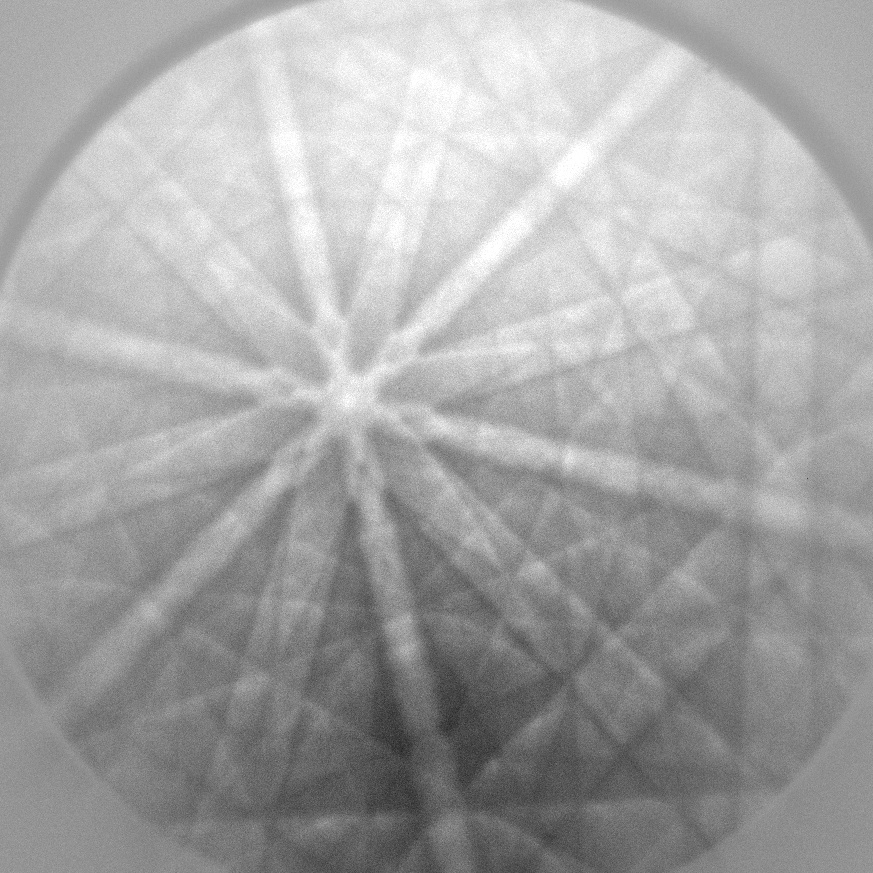
#> input picture thesis/img/INITIAL_x0y0.png, 873 x 873 px
$ python surface3d_demo.py
#> lines starting #> are read from the running program, lines starting #| are printed output that depends on the picture
'''
======================
3D surface (color map)
======================

Demonstrates plotting a 3D surface colored with the coolwarm color map.
The surface is made opaque by using antialiased=False.

Also demonstrates using the LinearLocator and custom formatting for the
z axis tick labels.
'''

from mpl_toolkits.mplot3d import Axes3D
import matplotlib.pyplot as plt
from matplotlib import cm
from matplotlib.ticker import LinearLocator, FormatStrFormatter
import numpy as np
from pylab import *
from PIL import Image
from matplotlib.patches import Rectangle, Ellipse
from matplotlib.collections import PatchCollection
from scipy.signal import correlate

img = asarray(Image.open("INITIAL_x0y0.png").convert('L'))
print(img.shape)
#| (873, 873)
i=350
j=170
s=50
area = [Rectangle( (j-s, i-s), 2*s, 2*s)]
#gca().add_collection(PatchCollection(area, facecolor='none', edgecolor='r'))
imshow(img)
show()

print(img)
#> (printed output is left out)

area = img[i-s:i+s, j-s:j+s]
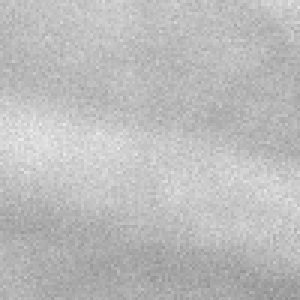
#> area: shape (100, 100) (shown 3 times larger); min 138, max 234, mean 188.1

imshow(area)
show()

fig = plt.figure()
ax = fig.gca()
print(img.shape)
#| (873, 873)
print(area.shape)
#| (100, 100)
img = img.astype('uint64')
area = area.astype('uint64')
#img = img - mean(img)
#area = area - mean(area)
cor = correlate(img, area, mode='full')
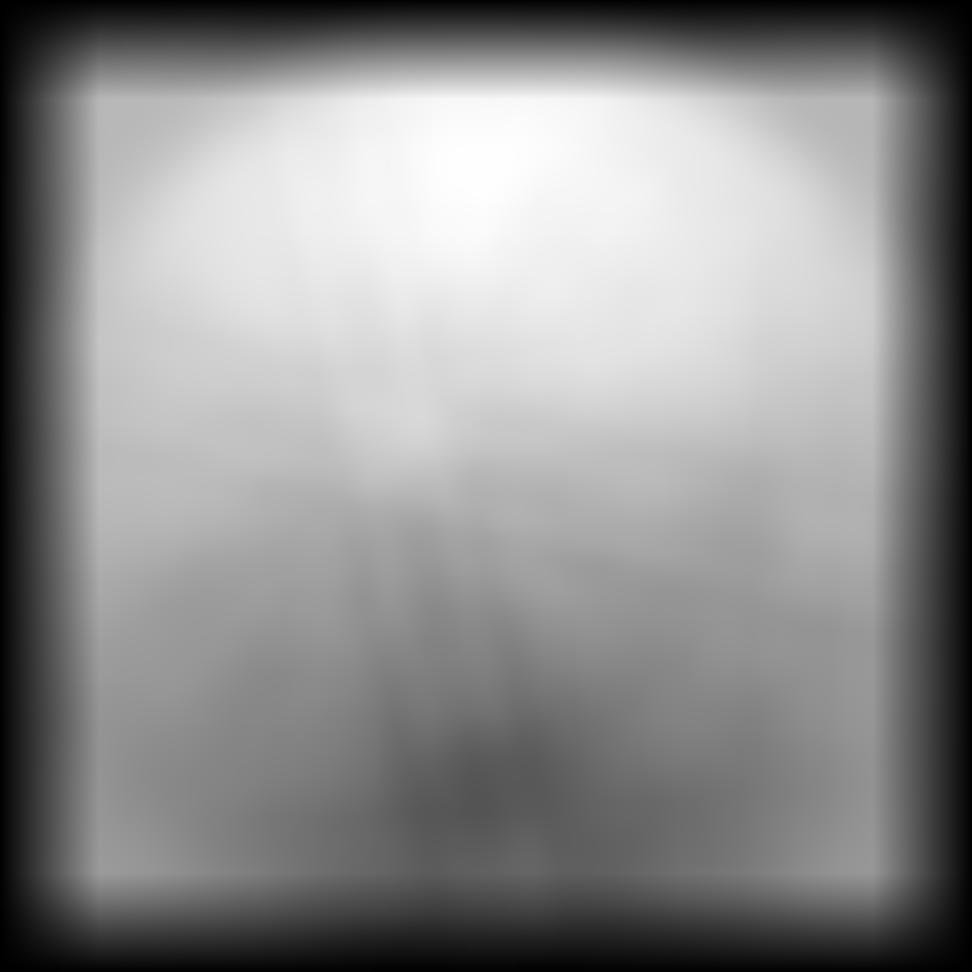
#> cor: shape (972, 972) uint64; min 27612, max 450709129, mean 251836453.7; drawn with min black and max white
print(type(img))
#| <class 'numpy.ndarray'>
print(type(cor))
#| <class 'numpy.ndarray'>
print(area)
#> (printed output is left out)
print(cor)
#> (printed output is left out)


X = np.arange(cor.shape[1]) - s
#> X = 972 values from -50 to 921
Y = np.arange(cor.shape[0]) - s
#> Y = 972 values from -50 to 921
#X, Y = np.meshgrid(X, Y)

# Plot the surface.
#surf = ax.plot_surface(X, Y, cor, cmap=cm.coolwarm, linewidth=0, antialiased=False)
imshow(cor, extent = [-2*s , cor.shape[1]+2*s, cor.shape[0]+2*s , -2*s])

# [7 lines of commented-out code are left out]

plt.show()
